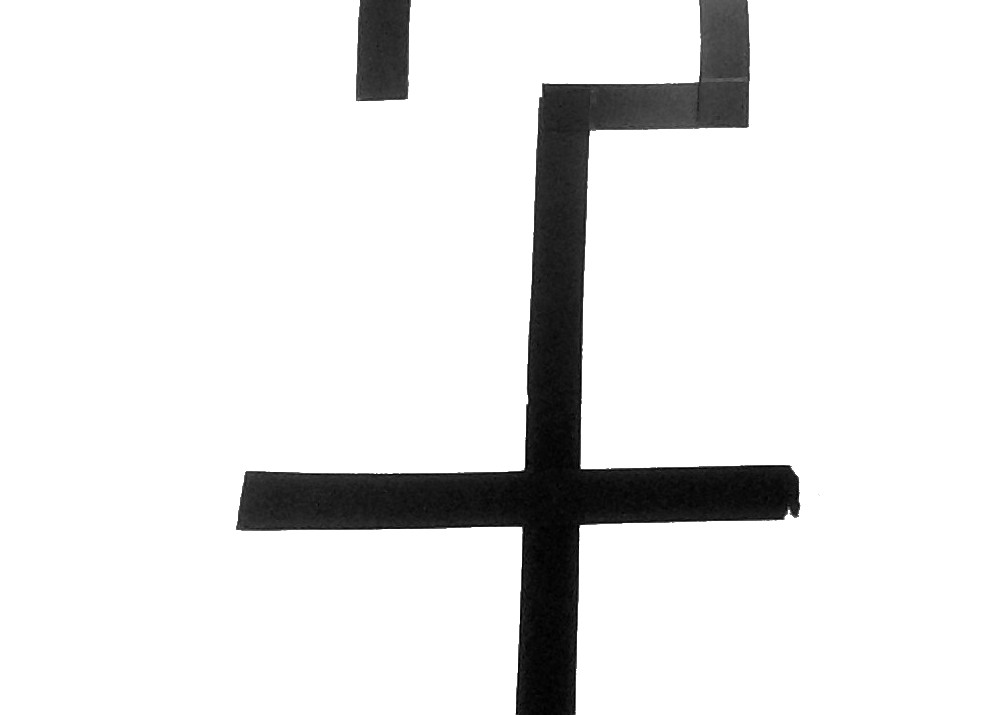
//> input picture Pallal/reale.jpg, 987 x 715 px, given in place of the camera
$ ./prog_nuovo   (built with g++ and OpenCV 4)
//> lines starting //> are read from the running program, lines starting //| are printed output that depends on the picture; after the words box and inside, x2 and y2 are one past the last pixel; in counts of white or black regions, pixels touching at a corner belong together
#include "opencv2/opencv.hpp"
#include <opencv2/core.hpp>
#include <opencv2/imgproc.hpp>
#include <opencv2/highgui.hpp>
#include <iostream>
#define dst 20
#include <stdio.h>
#include<cstdlib>
#include<vector>
#include<queue>
#include<map>
#include<math.h>

#define ii pair<int,int>

using namespace cv;
using namespace std;


///---------------------funzioni  e variabili di utils

Mat frame;
Mat edges;
Mat thr;
Mat drawing;
Mat lns=Mat::zeros( 240, 320, CV_8UC3 );

int erosion_elem = 0;
int erosion_size = 5;
int dilation_elem = 0;
int dilation_size = 2;
int const max_elem = 2;
int const max_kernel_size = 21;

// [14 lines left out: function Erosion, not called in this run]

/** @function Dilation */
void Dilation( int, void* )
{
  int dilation_type;
  if( dilation_elem == 0 ){ dilation_type = MORPH_RECT; }
  else if( dilation_elem == 1 ){ dilation_type = MORPH_CROSS; }
  else if( dilation_elem == 2) { dilation_type = MORPH_ELLIPSE; }

  Mat element = getStructuringElement( dilation_type,
                                       Size( 2*dilation_size + 1, 2*dilation_size+1 ),
                                       Point( dilation_size, dilation_size ) );
  /// Apply the dilation operation
  dilate( lns, lns, element );
}

// [73 lines left out: functions MyLine, MyFilledCircle, MyCenterCircle, DetectLine, not called in this run]

///-------------------------------funzioni e variabili del programma

struct Mypoint{
int x;
int y;
int dist;

};


ii iimake(int a, int b)
{
    return ii(make_pair(a, b));
}

int colorazione[3]={0,0,0};


void calcola_colore(int dist)
{

int qualecolore = (dist/250)%3;
int intensita=(dist%250);

for(int i=0; i<3; i++)
    colorazione[i]=0;

colorazione[qualecolore]=intensita;

}


///VARIABILI DEL "ROBOT"-------------------
int soglianero=120;
int fino_a_dove=100;   ///FINO A DOVE: FIN DOVE CALCOLO LA DISTANZA, PIÙ CHE ALTRO FIN DOVE FACCIO TUTTO. ES: SE È 400, ALLORA
                        ///GUARDO (COSA GUARDO? quello che mi serve) fino a 400, appunto, pixel di distanza dal primo pixel
int distanza_isole=fino_a_dove-5; ///vedi sotto
int quanti_per_isola=3; ///QUANTI PER ISOLA: quanto è la distanza MASSIMA tra un pixel a una data distanza (distanza isole) di modo che si possano considerare
                        ///NON separati, cioè diciamo riunibili in uno stesso punto. Secondo la geometria, dovrebbe essere addirittura 1, non di più.

///VARIABILI PER LA FUNZIONE--------------
map<ii, int> distanze; ///la matrice dove il pixel in pos(x,y) è a distanza d dal primo nero trovato
int distanza_max=0;

//int vett_quanti[100000]; ///ma vett_quanti è inutilissimo!
vector<int>vettore_x[100000];
vector<int>vettore_y[100000];///100mila vuol dire che possiamo arrivare fino alla distanza di 100mila pixel (esagerato) (vedi NOTA)

//vector<int> isola_x;
//vector<int> isola_y; ///si salva il centro di ogni isola. la size è il numero di isole
vector<int> hdng_isole;
int linea_x[10000];
int linea_y[10000];

queue<Point> coda;

Mat colore, grigio;


int angolo_tra(float x1, float y1, float x2, float y2){

    swap(y1,y2);
    if(x1==x2)
        if(y1<y2) return 90;
        else      return 270;
    if(y1==y2)
        if(x1<x2) return 0;
        else      return 180;


    int angolo=(atan((y2-y1)/(x2-x1))*57.3);

    short seno;
    if(y2 > y1) seno=+1;
    else        seno=-1;

    if(angolo * seno > 0) return angolo;
    else                  return angolo+180;


}

float angolo_medio_linea(int* lineax, int* lineay, int lungh, int l, int step){

	//cout<<"INIZIO CALCOLO ANGOLO LINEA"<<endl;getchar();
	long long int media=0;
	int t=0, c=0;
for(int i=0; i<lungh-l; i+=step){

    c++;
    colore.at<Vec3b>(lineay[i+l],lineax[i+l]) = (Vec3b){0,0,255};
    //cout<<"finale : "<<lineax[i+l]<<" "<<lineay[i+l]<<"\n iniziale:"<<lineax[i]<<" "<<lineay[i]<<endl;
        t=angolo_tra(lineax[i],lineay[i],lineax[i+step],lineay[i+step]);
		media+=(int)t;
	//cout<<t<<" "<<media<<endl;getchar();
	colore.at<Vec3b>(lineay[i],lineax[i]) = (Vec3b){255,255,255};

    //imshow("colore",colore);
    //namedWindow("colore", WINDOW_AUTOSIZE);
    //waitKey(0);
	}
	//cout<<"campionis: "<<lungh<<" "<<step<<" "<<((int)lungh/step)<<endl;
	media=media/c;
    cout<<media<<endl;
    cout<<angolo_tra(lineax[0],lineay[0],lineax[lungh],lineay[lungh]);
	return media;
}

void bfs_principaple(Mat& grigio){ ///COLORA "colore" e riempie la matrice DISTANZE

int primox, primoy, lastx;
    ///NOTA PER TUTTO STO CESSO
    ///IL MAT::AT(A,B) FUNZIONA CHE A SONO LE RIGHE (QUINDI LA Y) E B LE COLONNE (LA X)
for(int i=grigio.rows-1; i>=0; i--)  ///i:righe
{
    for(int j=grigio.cols -1; j>=0; j--) ///j:colonne; CERCA IL PRIMO NERO A PARTIRE DA DESTRA
    {
        if ((int)grigio.at<uchar>(i,j) <=soglianero )
        {
            primox=j;
            primoy=i;
            j=-1;///esci dal for
        }
    }

    for(int j=0; j<grigio.cols; j++) ///QUANDO HA TROVATO IL PRIMO NERO A DESTRA, LO CERCA DA SINISTRA
    {
        if ((int)grigio.at<uchar>(i,j) <=soglianero )
        {
            lastx=j;

            //escimi il for
            j=grigio.cols+10;
            i=-1;  ///QUANDO HA TROVATO IL NERO DX E IL NERO SX CHE STANNO PIÙ IN BASSO DI TUTI,
                    ///esce da tutti i for possibili, ha trovato le cordinate esatte del primo nero
        }
    }

}
primox=(primox+lastx)/2;
colore.at<Vec3b>(primoy, primox)=(Vec3b){0,0,250};
//cout<<"HO TROVATO UN NERO!"<<primox<<" "<<primoy<<endl;

///--------------------<<BFS>>---------------///

coda.push(Point(primox, primoy));
distanze[iimake(primox,primoy)]=0;

while(!coda.empty())
{
    Point corrente = coda.front();
    coda.pop();
    int xcorrente=corrente.x;
    int ycorrente=corrente.y;

    for(int i=-1; i<=1; i++)
        for(int j=-1; j<=1; j++)   ///PER OGNI VICINO DEL PIXEL CORRENTE CONTROLLA SE LO DEVI PRENDERE
        {
            int xprossimo = xcorrente+i;
            int yprossimo = ycorrente+j;
            int distcorr= distanze[iimake(xcorrente,ycorrente)];
            if((xprossimo>=0 && xprossimo<grigio.cols) &&
                (yprossimo>=0 && yprossimo<grigio.rows)  ///SE È DENTRO I CONFINI DELLA MATRICE,
                &&
                (distanze.count(iimake(xprossimo,yprossimo)) == 0 )&& ///BFS:SE NON LO HAI GIA PRESO IN CONSIDERAZIONE,
                ( (int)grigio.at<uchar>(yprossimo,xprossimo) <= soglianero) ///SE È UN NERO,
                )
            {

                coda.push(Point(xprossimo,yprossimo));    ///metti il prossimo nodo nella coda
                distanze[iimake(xprossimo,yprossimo)] =  distanze[iimake(xcorrente,ycorrente)]+1; ///setta la distanza del prossimo a la tua +1
                int distanza = distcorr+1; ///e salvala nella variabile "distanza"
                //vett_quanti[distanza]++; ///di che c'è un altro punto a quella distanza
                if(distanza> distanza_max)
                    distanza_max=distanza;
                calcola_colore(distanza);  ///colora il punto sulla immagine
                colore.at<Vec3b>(yprossimo,xprossimo) = (Vec3b){colorazione[0],colorazione[1],colorazione[2]};

                vettore_x[distanza].push_back(xprossimo);
                vettore_y[distanza].push_back(yprossimo);

             } //endif
        } //endfor


}//endwhile; fine bfs

}

void disegna_linea(){
    ///--<<CALCOLO DELLA MEDIA, PER VEDERE DOVE VA LA TRAIETTORIA DELLA LINEA>>----
int mediax;
int mediay;
for(int i=1; i<fino_a_dove; i++)
{
    mediax=0;
    mediay=0;
    //cout<<"I PIXELS A DISTANZA "<<i<<"SONO "<<vettore_x[i].size()<<" "<<vettore_y[i].size()<<" "<<vett_quanti[i]<<endl;//getchar(); //questi tre numeri dovrebbero SEMPRE essere uguali, o qualcosa non va
    for(int j=0; j<vettore_x[i].size(); j++)
    {
        //cout<<"       "<<vettore_x[i][j]<<"  "<<vettore_y[i][j]<<endl;
        mediax=mediax+vettore_x[i][j];
        mediay=mediay+vettore_y[i][j];
    }
    mediax=mediax /vettore_x[i].size();
    mediax=(int)mediax;
    mediay=mediay /vettore_y[i].size();
    mediay=(int)mediay;

    linea_x[i]=(int)mediax;
    linea_y[i]=(int)mediay;
    colore.at<Vec3b>(linea_y[i],linea_x[i])=(Vec3b){250,250,250};

    //cout<<"LA MEDIA ERA "<<mediax<<" "<<mediay<<endl<<endl;
}
}

int bfs_isole(Mat& grigio,int distanza_isole_funz){
    ///----<<LA CONTROBFS PER VEDERE QUALI SONO LE "ISOLE", cioè le ramificazioni----
map<ii, bool> usati;

int numero_isole=0;
for(int i=0; i<vettore_x[distanza_isole_funz].size(); i++)
    if(usati.count(iimake(vettore_x[distanza_isole_funz][i],vettore_y[distanza_isole_funz][i]))==0)
    {
        //cout<<"siamo !!!ALL INIZIO!! di un isola con";
        numero_isole++;
        usati[iimake(vettore_x[distanza_isole_funz][i],vettore_y[distanza_isole_funz][i])]=true;
        coda.push(Point(vettore_x[distanza_isole_funz][i],vettore_y[distanza_isole_funz][i]));

        //int mediax=0;
        //int mediay=0;
        //int pixel_per_isola=0;
        while(!coda.empty()) ///NOTA, ERA VERAMENTE UN CESSO DA IMPLEMENTARE IL FATTO DELLA DISTANZA MINIMA TRA I PIXEL ISOLA, COSÌ LASCIAI PERDERE
        {

            Point corrente = coda.front();
            coda.pop();
            int xcorrente=corrente.x;
            int ycorrente=corrente.y;

            for(int i=-1; i<=1; i++)
                for(int j=-1; j<=1; j++)   ///PER OGNI VICINO DEL PIXEL CORRENTE CONTROLLA SE LO DEVI PRENDERE
                {
                    int xprossimo = xcorrente+i;
                    int yprossimo = ycorrente+j;
                    ii  proxnodo=iimake(xprossimo,yprossimo);
                    if((xprossimo>=0 && xprossimo<grigio.cols) && (yprossimo>=0 && yprossimo<grigio.rows)  ///SE È DENTRO I CONFINI DELLA MATRICE,
                        &&
                        (usati.count(proxnodo) == 0 )&&  (abs(distanze[proxnodo]-distanza_isole_funz) <=quanti_per_isola) && ///BFS:SE NON LO HAI GIA PRESO IN CONSIDERAZIONE,
                        ( (int)grigio.at<uchar>(yprossimo,xprossimo) <= soglianero) ///SE È UN NERO,
                        )

                    {
                        usati[proxnodo]=true;
                        //cout<<"assert "<<usati.count(proxnodo)<<" == "<<usati[iimake(xprossimo,yprossimo)]<<" =? 1"<<endl;
                        coda.push(Point(xprossimo,yprossimo));
                         colore.at<Vec3b>(yprossimo,xprossimo) = (Vec3b){250,250,0};

                         //mediax+=xprossimo;
                         //mediay+=yprossimo;
                         //pixel_per_isola++;
                    }
                }
        }//endwhile

        // [6 lines of commented-out code are left out]
    }//endfor-if:trova ogni isola

    return numero_isole;
}//endfunction

void heading_isole(Mat& grigio){
    //cout<<"ciao";
    map<ii, bool> usati;
    Point corrente;
    int xprossimo,yprossimo;
    ii proxnodo;
    int mediax[500], mediay[500];
    int quantix[500], quantiy[500]; //non mettiamo i vector del cazzo, sono lenti

    int dist_proxnodo;

    for(int i=0; i<vettore_x[distanza_isole].size(); i++)
        if(usati.count(iimake(vettore_x[distanza_isole][i],vettore_y[distanza_isole][i])) == 0)
        {
           for(int k=0; k<500; k++)
            {
                mediax[k]=0;
                mediay[k]=0;
                quantix[k]=0;
                quantiy[k]=0;
            }
            int max_dist_isola=0;

            coda.push(Point(vettore_x[distanza_isole][i],vettore_y[distanza_isole][i]));
            while(!coda.empty()){
                //cout<<"siamo nella bfs  ";
                corrente=coda.front();
                coda.pop();
                //cout<<corrente.x<<" "<<corrente.y<<" "<<distanze[iimake(corrente.x,corrente.y)]<<endl;
                for(int k=-1; k<=1; k++)
                    for(int j=-1; j<=1; j++)   ///PER OGNI VICINO DEL PIXEL CORRENTE CONTROLLA SE LO DEVI PRENDERE
                    {
                        xprossimo = corrente.x+k;
                        yprossimo = corrente.y+j;
                        proxnodo=iimake(xprossimo,yprossimo);
                        dist_proxnodo=distanze[proxnodo];
                        if(dist_proxnodo > max_dist_isola)
                            max_dist_isola = dist_proxnodo;

                        if((xprossimo>=0 && xprossimo<grigio.cols) && (yprossimo>=0 && yprossimo<grigio.rows)  ///SE È DENTRO I CONFINI DELLA MATRICE,
                            &&
                            ( (int)grigio.at<uchar>(yprossimo,xprossimo) <= soglianero)&& ///SE È UN NERO,
                            (dist_proxnodo >= distanza_isole) && (usati.count(proxnodo) == 0 )  ///BFS:SE NON LO HAI GIA PRESO IN CONSIDERAZIONE,
                            )

                        {
                            usati[proxnodo]=true;
                            //cout<<"assert "<<usati.count(proxnodo)<<" == "<<usati[iimake(xprossimo,yprossimo)]<<" =? 1"<<endl;
                            coda.push(Point(xprossimo,yprossimo));
                             mediax[dist_proxnodo-distanza_isole]+=xprossimo;
                             mediay[dist_proxnodo-distanza_isole]+=yprossimo;
                             quantix[dist_proxnodo-distanza_isole]++;
                             quantiy[dist_proxnodo-distanza_isole]++;
                        }
                    }
            ///
            }//endwhile
        for(int k=0; k<500 && quantix[k]>=1; k++)
        {
            //cout<<"sono a dist "<<k+distanza_isole<<" e ho "<<mediax[k-distanza_isole]<<" somma x per "<<quantix[k-distanza_isole]<<endl;
            mediax[k]=(int)(mediax[k]/quantix[k]);
            mediay[k]=(int)(mediay[k]/quantiy[k]);
        }

        hdng_isole.push_back(angolo_medio_linea(mediax,mediay,max_dist_isola-15-distanza_isole, 10,10));
        cout<<"direzione dell isola"<<hdng_isole.size()<<" "<<hdng_isole[hdng_isole.size()-1]<<endl;//getchar();

        }//endif/for
return ;
}

int main(int argc, char** argv )
{
    VideoCapture cap(0); // open the default camera
    if(!cap.isOpened())  // check if we succeeded
        return -1;

    cap.set(CV_CAP_PROP_FRAME_WIDTH, 320);
    cap.set(CV_CAP_PROP_FRAME_HEIGHT, 240);
    /*namedWindow("Line",1);
    namedWindow("Original",1);
    namedWindow("Elab",1);
    /*
    namedWindow("Settings",0);
    createTrackbar( "Erosion --- Element:\n 0: Rect \n 1: Cross \n 2: Ellipse", "Settings", &erosion_elem, max_elem);

    createTrackbar( "Erosion --- Kernel size:\n 2n +1", "Settings", &erosion_size, max_kernel_size);

    createTrackbar( "Dilation --- Element:\n 0: Rect \n 1: Cross \n 2: Ellipse", "Settings", &dilation_elem, max_elem);

    createTrackbar( "Dilation --- Kernel size:\n 2n +1", "Settings", &dilation_size, max_kernel_size);
    */
    for(;;)
    {
        for(int contrl=0;contrl<5;contrl++){
        cap >> frame; // get a new frame from camera
//> frame is the input picture: 715 rows x 987 cols, CV_8UC3; min 0, max 255, mean 230.1
        lns=Mat::zeros( 240, 320, CV_8UC3 );

        }
        // [7 lines of commented-out code are left out]
        imshow("Line", frame);
        cvtColor(frame, edges, CV_BGR2GRAY);
        //imshow("Line", edges);
        threshold(edges,thr, 70, 255, THRESH_BINARY);
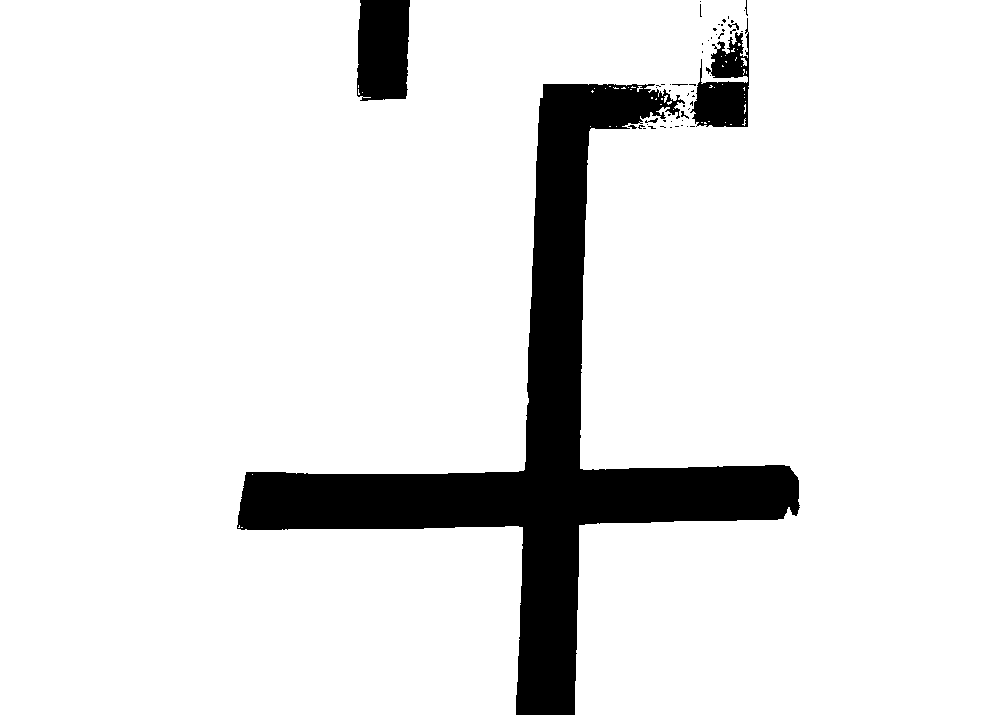
//> thr: 715 rows x 987 cols, CV_8UC1; 89.6% white; 54 black regions (47 under 20 px), largest, box (x1, y1, x2, y2) and area: (237, 84, 800, 715) 64331, (357, 0, 410, 101) 4928, (690, 18, 749, 127) 3488

        grigio=thr;
        cvtColor(grigio,colore, CV_GRAY2BGR);

        //Erosion(0,0);
        ///Trovalinea

        for(int i=0; i<10000; i++)
        {
        linea_x[i]=0;
        linea_y[i]=0;
        //vett_quanti[i]=0;
        }
        cvtColor(grigio,colore, CV_GRAY2BGR);
        distanze.clear();
        ///FINZE INIZIALIZZAZIONE---------------

        bfs_principaple(grigio);
//> the loop in bfs_principaple, `for(int i=grigio.rows-1; i>=0; i--)` made 1 pass
//> (primox, primoy, lastx, i) on pass 1: (574, 714, 516, -1)
//> after the loop in bfs_principaple, `for(int i=grigio.rows-1; i>=0; i--)`: primox = 574; primoy = 714; lastx = 516
//> in bfs_principaple, `primox=(primox+lastx)/2;`: primox = 545
//> in bfs_principaple, `coda.push(Point(primox, primoy));`: coda = 1 item
//> the loop in bfs_principaple, `while(!coda.empty())` made 64331 passes
//> (xcorrente, ycorrente, distanza_max) on passes 1 to 3: (545, 714, 1), (544, 713, 2), (544, 714, 2)
//> after the loop in bfs_principaple, `while(!coda.empty())`:
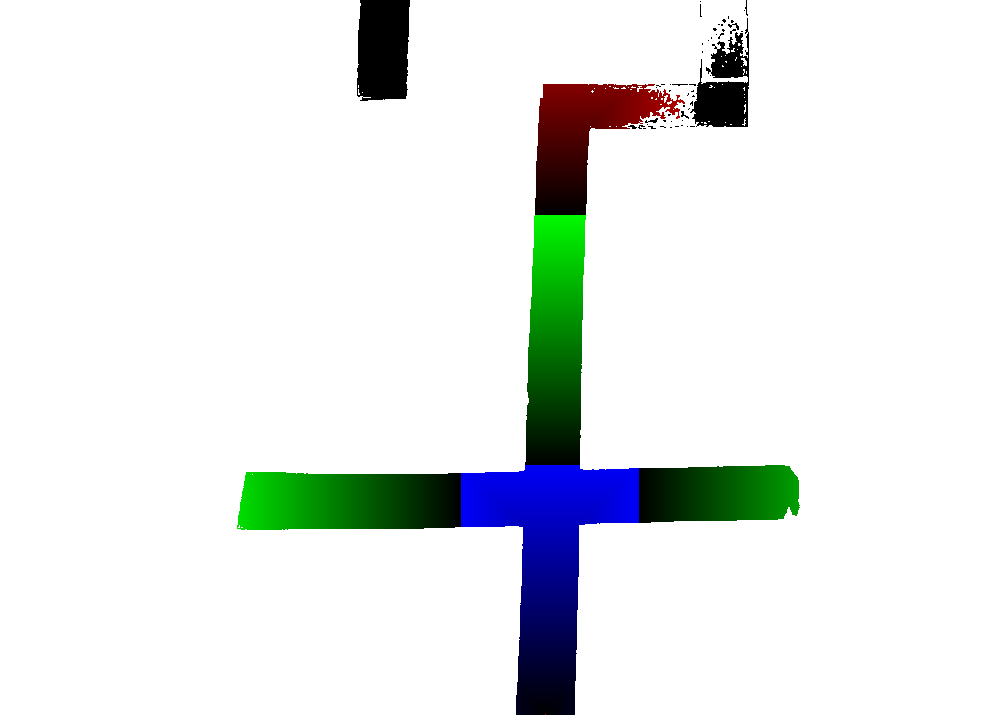
//> colore: 715 rows x 987 cols, CV_8UC3; mean B, G, R 233.2, 233.7, 229.7
//> after the loop in bfs_principaple, `while(!coda.empty())`: coda = 0 items; distanze = 64331 items; distanza_max = 680; vettore_x = 100000 items
        fino_a_dove=distanza_max;
//> fino_a_dove = 680
        cout<<"dist max :"<<distanza_max<<endl;
//| dist max :680

        /*al massimo*/
        for(int dove=2; dove<fino_a_dove; dove+=50){
            if(bfs_isole(grigio,dove)>=2){
                fino_a_dove=dove+50;
                break;
             }
        }
//> this loop made 6 passes

        int ub=fino_a_dove;
//> ub = 302
        int lb=2;
        int mid=(ub+lb)/2;
//> mid = 152

        while(ub>lb+1){
            mid=(ub+lb)/2;
            if(bfs_isole(grigio,mid)==1)
                lb=mid;
            else
                ub=mid;
        }
//> this loop made 9 passes
//> (mid, lb) on passes 1, 2, 5, 6, 7, 8, 9: (152, 152), (227, 227), (236, 236), (240, 240), (242, 242), (243, 243), (244, 244)
            distanza_isole=ub+5;
//> distanza_isole = 250
            fino_a_dove=distanza_isole-15;
//> fino_a_dove = 235

        cout<<"una fatta\n"<<"DISTANZA ISOLE : "<<distanza_isole;
//| una fatta
//| DISTANZA ISOLE : 250
        disegna_linea();
//> the loop in disegna_linea, `for(int i=1; i<fino_a_dove; i++)` made 234 passes
//> (mediax, mediay) on passes 1 to 3: (545, 713), (545, 712), (545, 711)
//> after the loop in disegna_linea, `for(int i=1; i<fino_a_dove; i++)`:
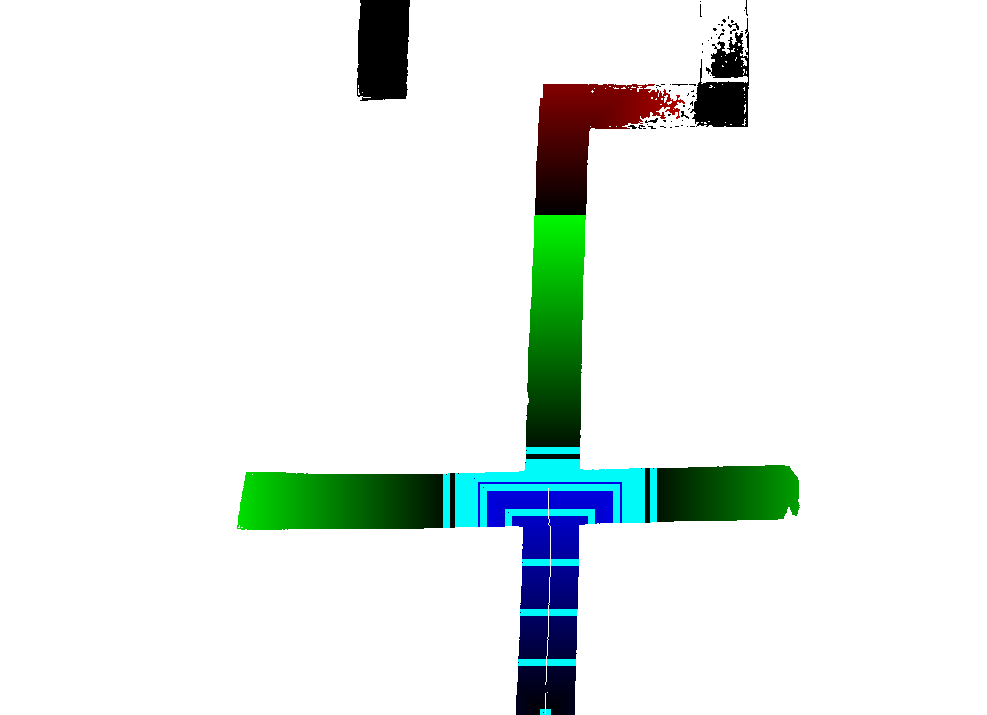
//> colore: 715 rows x 987 cols, CV_8UC3; 1.35% of pixels changed, all inside (x1, y1, x2, y2) = (443, 447, 657, 715)
//> after the loop in disegna_linea, `for(int i=1; i<fino_a_dove; i++)`: mediax = 548; mediay = 488; linea_x = 10000 values, max 550 at index 138, min 0 at index 0, mean 12.82; linea_y = 10000 values, max 713 at index 1, min 0 at index 0, mean 13.98
        cout<<"due\n";
        int direzione_principale = angolo_medio_linea(linea_x,linea_y,fino_a_dove, 10,3);
//> the loop in angolo_medio_linea, `for(int i=0; i<lungh-l; i+=step)` made 75 passes
//> (y1 in angolo_tra, y2 in angolo_tra, t, media) on passes 2 to 9: (709, 711, 90, 38), (707, 709, 90, 128), (705, 707, 90, 218), (702, 705, 90, 308), (700, 702, 90, 398), (698, 700, 90, 488), (696, 698, 90, 578), (693, 696, 90, 668)
//| 87
//| 270
        cout<<"L'ANGOLO ERA CIRCA "<<direzione_principale<<endl;
//| L'ANGOLO ERA CIRCA 87

        cout<<" a "<<distanza_isole<<" ci sono n isole: "<<bfs_isole(grigio,distanza_isole)<<endl;
//| 3
        //getchar();
        heading_isole(grigio);
//> the loop in heading_isole, `for(int i=0; i<vettore_x[distanza_isole].size(); i++)` made 164 passes
//| 180
//| 180direzione dell isola1 180
//| 76
//| 72direzione dell isola2 76
//| 1
//| 1direzione dell isola3 1
//> (output is shown up to pass 110 of 164)

        cout<<"\nfine--------------------------------------------\n";

        namedWindow("finito", WINDOW_FULLSCREEN);
        imshow("finito",colore);
         imwrite("immagine2.png", colore);


        Dilation(0,0);
        imshow("Original",frame);
        // [4 lines of commented-out code are left out]
    }
    // the camera will be deinitialized automatically in VideoCapture destructor
    return 0;
}
